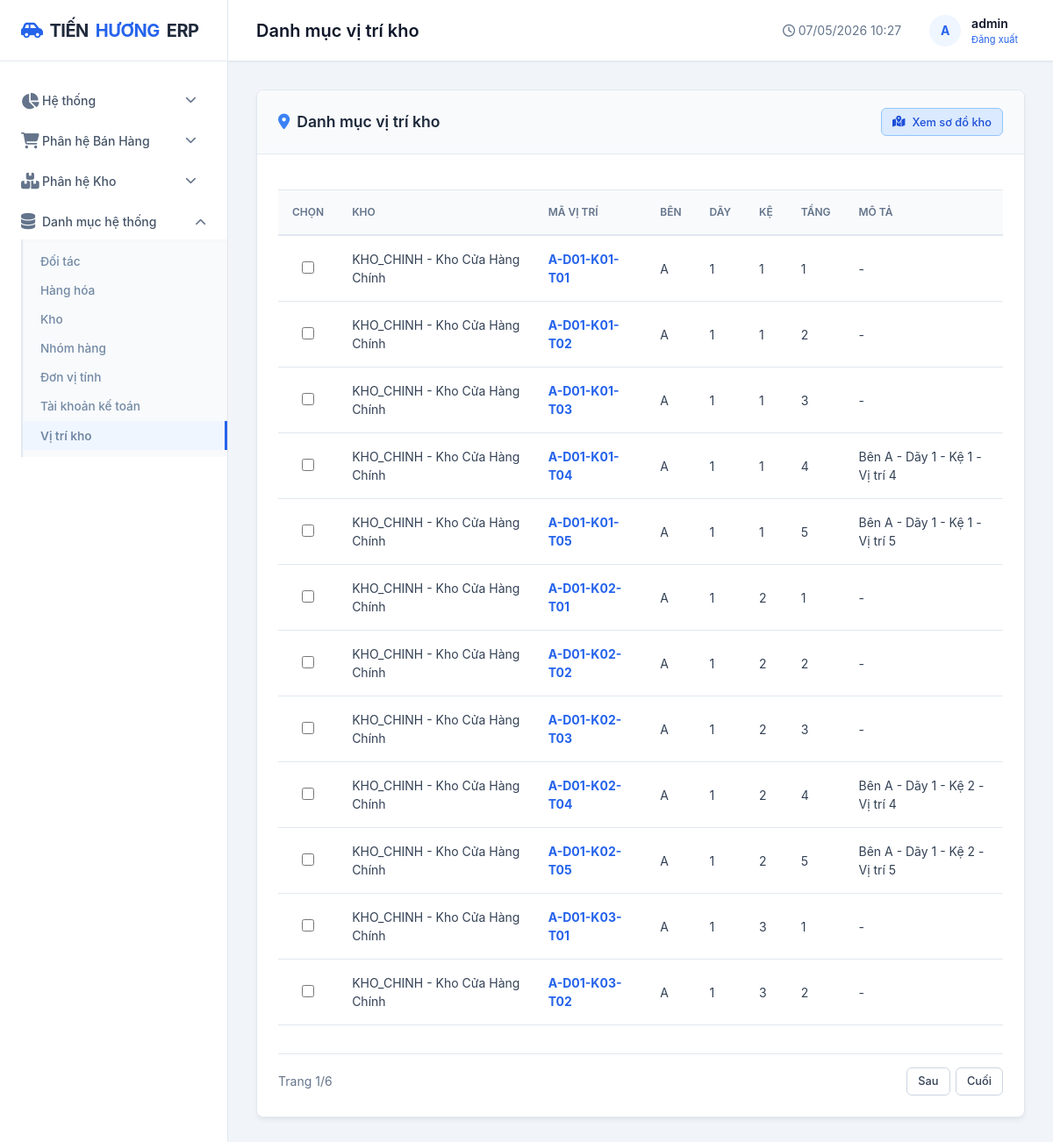
The app's page /danh-muc/vi-tri-kho/ (signed in) with its own data.
### apps/danh_muc/models.py (models this page shows, shortened)
class ViTriKho(models.Model):
    LOAI_O = [
        ("nho", "Nhỏ"),
        ("vua", "Vừa"),
        ("lon", "Lớn"),
        ("nang", "Nặng"),
        ("cong_kenh", "Cồng kềnh"),
    ]
    TRANG_THAI_O = [
        ("hoat_dong", "Hoạt động"),
        ("bao_tri", "Bảo trì"),
        ("khoa", "Khóa"),
    ]
    ma_vi_tri = models.CharField(max_length=20, verbose_name="Mã vị trí")
    mo_ta = models.CharField(max_length=100, blank=True, verbose_name="Mô tả")
    dai_cm = models.DecimalField(max_digits=10, decimal_places=2, default=60, verbose_name="Dài ô (cm)")
    rong_cm = models.DecimalField(max_digits=10, decimal_places=2, default=40, verbose_name="Rộng ô (cm)")
    cao_cm = models.DecimalField(max_digits=10, decimal_places=2, default=35, verbose_name="Cao ô (cm)")
    tai_trong_toi_da_kg = models.DecimalField(max_digits=10, decimal_places=3, default=30, verbose_name="Tải trọng tối đa (kg)")
    loai_o = models.CharField(max_length=20, choices=LOAI_O, default="vua", verbose_name="Loại ô")
    suc_chua_toi_da = models.IntegerField(default=50, verbose_name="Sức chứa tối đa")
    trang_thai = models.CharField(max_length=20, choices=TRANG_THAI_O, default="hoat_dong", verbose_name="Trạng thái")
    kho = models.ForeignKey(Kho, on_delete=models.CASCADE, verbose_name="Kho")
    class Meta:
        db_table = "core_vitrikho"
        verbose_name = "Vị trí kho"
        unique_together = ["kho", "ma_vi_tri"]
        constraints = [
            models.CheckConstraint(
                name="vitrikho_suc_chua_duong",
                condition=models.Q(suc_chua_toi_da__gt=0),
            ),
        ]

class Kho(models.Model):
    ma_kho = models.CharField(max_length=10, unique=True, verbose_name="Mã kho")
    ten_kho = models.CharField(max_length=100, verbose_name="Tên kho")
    dia_chi = models.CharField(max_length=200, blank=True, verbose_name="Địa chỉ")
    trang_thai = models.BooleanField(default=True, verbose_name="Hoạt động")
    class Meta:
        db_table = "core_kho"
        verbose_name = "Kho"
        ordering = ["ma_kho"]

### apps/danh_muc/views.py (the view, shortened to what this page needs)
# urls.py: path('vi-tri-kho/', views.vi_tri_kho_list, name='vi_tri_kho_list'),
@login_required
def vi_tri_kho_list(request):
    q = request.GET.get('q', '').strip()
    kho_id = request.GET.get('kho_id', '').strip()
    ma_pattern = re.compile(r'^(?P<side>[A-Z0-9]+)-D(?P<day>\d+)-K(?P<ke>\d+)-T(?P<tang>\d+)$')
    items = ViTriKho.objects.select_related('kho').all().order_by('kho__ma_kho', 'ma_vi_tri')
    if kho_id:
        items = items.filter(kho_id=kho_id)
    page_obj = _paginate_queryset(request, items)
    items_display = []
    for item in page_obj:
        m = ma_pattern.match((item.ma_vi_tri or '').upper())
        items_display.append({
            'obj': item,
            'side': m.group('side') if m else '-',
            'day': int(m.group('day')) if m else None,
            'ke': int(m.group('ke')) if m else None,
            'tang': int(m.group('tang')) if m else None,
        })
    return render(request, 'core/vi_tri_kho_list.html', {
        'items': page_obj,
        'items_display': items_display,
        'page_obj': page_obj,
        'kho_list': Kho.objects.filter(trang_thai=True).order_by('ma_kho'),
        'q': q,
        'kho_id': kho_id,
        'page_title': 'Danh mục vị trí kho',
        'active_menu': 'vi_tri_kho',
    })

### apps/danh_muc/views.py (called while the page is built)
def _paginate_queryset(request, queryset, per_page=12):
    paginator = Paginator(queryset, per_page)
    return paginator.get_page(request.GET.get("page"))

### templates/core/vi_tri_kho_list.html (shortened to what this page needs)
{% extends 'base.html' %}
{% block content %}
<div class="card">
    <div class="card-header">
        <div class="card-title"><i class="fas fa-map-marker-alt text-info"></i> Danh mục vị trí kho</div>
        <div style="display:flex; gap:8px;">
            <a href="{% url 'so_do_kho' %}" class="btn btn-sm btn-info">
                <i class="fas fa-map-marked-alt"></i> Xem sơ đồ kho
            </a>
        </div>
    </div>
    <div class="px-3 pt-3">
    </div>
    <div class="card-body" data-no-auto-paginate>
        <div class="table-responsive">
            <table class="table">
                <thead>
                    <tr>
                        <th style="width:42px;">Chọn</th>
                        <th>Kho</th>
                        <th>Mã vị trí</th>
                        <th>Bên</th>
                        <th>Dãy</th>
                        <th>Kệ</th>
                        <th>Tầng</th>
                        <th>Mô tả</th>
                    </tr>
                </thead>
                <tbody>
                    {% for row in items_display %}
                    <tr>
                        <td class="text-center">
                            <input type="checkbox" name="selected_vi_tri" class="erp-row-select" value="{{ row.obj.pk }}" data-detail-url="{% url 'chi_tiet_vi_tri' row.obj.pk %}">
                        </td>
                        <td>{{ row.obj.kho.ma_kho }} - {{ row.obj.kho.ten_kho }}</td>
                        <td><a href="{% url 'chi_tiet_vi_tri' row.obj.pk %}" target="_blank"><strong>{{ row.obj.ma_vi_tri }}</strong></a></td>
                        <td>{{ row.side }}</td>
                        <td>{{ row.day|default:'-' }}</td>
                        <td>{{ row.ke|default:'-' }}</td>
                        <td>{{ row.tang|default:'-' }}</td>
                        <td>{{ row.obj.mo_ta|default:'-' }}</td>
                    </tr>
                    {% empty %}
                    <tr><td colspan="8" class="text-center text-muted">Chưa có dữ liệu vị trí kho.</td></tr>
                    {% endfor %}
                </tbody>
            </table>
        </div>
        {% if page_obj and page_obj.paginator.num_pages > 1 %}
        <div class="pagination-bar">
            <div class="text-muted">Trang {{ page_obj.number }}/{{ page_obj.paginator.num_pages }}</div>
            <div class="pagination-actions">
                {% if page_obj.has_next %}
                <a class="btn btn-sm btn-light" href="?q={{ q }}&kho_id={{ kho_id }}&page={{ page_obj.next_page_number }}">Sau</a>
                <a class="btn btn-sm btn-light" href="?q={{ q }}&kho_id={{ kho_id }}&page={{ page_obj.paginator.num_pages }}">Cuối</a>
                {% endif %}
            </div>
        </div>
        {% endif %}
    </div>
</div>
{% endblock %}

### templates/base.html (shortened to what this page needs)
<!DOCTYPE html>
<html lang="vi">
<head>
    <link rel="stylesheet" href="https://cdnjs.cloudflare.com/ajax/libs/font-awesome/6.4.0/css/all.min.css">
    <link href="https://cdn.jsdelivr.net/npm/bootstrap@5.3.0/dist/css/bootstrap.min.css" rel="stylesheet">
    <link rel="stylesheet" href="/static/css/style.css?v=6">
</head>
<body>
    <div class="app-container">
        <aside class="sidebar">
            <div class="sidebar-header">
                <a href="{% url 'dashboard' %}" class="logo">
                    <i class="fas fa-car-side" style="color: var(--accent-color);"></i>
                    TIẾN <span>HƯƠNG</span> ERP
                </a>
            </div>
            <nav class="sidebar-nav">
                <div class="nav-item {% if active_menu == 'dashboard' or active_menu == 'so_cai' or active_menu == 'so_nhat_ky_chung' or active_menu == 'ky_ke_toan' %}open{% endif %}">
                    <a href="#" class="nav-link dropdown-toggle" onclick="toggleSubmenu(event, this)">
                        <i class="fas fa-chart-pie"></i> Hệ thống
                        <i class="fas fa-chevron-down ms-auto"></i>
                    </a>
                </div>
                <div class="nav-item ">
                    <a href="#" class="nav-link dropdown-toggle" onclick="toggleSubmenu(event, this)">
                        <i class="fas fa-shopping-cart"></i> Phân hệ Bán Hàng
                        <i class="fas fa-chevron-down ms-auto"></i>
                    </a>
                </div>
                <div class="nav-item ">
                    <a href="#" class="nav-link dropdown-toggle" onclick="toggleSubmenu(event, this)">
                        <i class="fas fa-boxes"></i> Phân hệ Kho
                        <i class="fas fa-chevron-down ms-auto"></i>
                    </a>
                </div>
                <div class="nav-item {% if active_menu == 'hang_hoa' or active_menu == 'khach_hang' or active_menu == 'kho' or active_menu == 'vi_tri_kho' or active_menu == 'nhom_hang' or active_menu == 'don_vi_tinh' or active_menu == 'tai_khoan_ke_toan' %}open{% endif %}">
                    <a href="#" class="nav-link dropdown-toggle" onclick="toggleSubmenu(event, this)">
                        <i class="fas fa-database"></i> Danh mục hệ thống
                        <i class="fas fa-chevron-down ms-auto"></i>
                    </a>
                    <div class="submenu">
                        <a href="{% url 'kh_list' %}" class="submenu-link {% if active_menu == 'khach_hang' %}active{% endif %}" style="color: #7389a4;">Đối tác</a>
                        <a href="{% url 'hang_hoa_list' %}" class="submenu-link {% if active_menu == 'hang_hoa' %}active{% endif %}" style="color: #7389a4;">Hàng hóa</a>
                        <a href="{% url 'kho_list' %}" class="submenu-link {% if active_menu == 'kho' %}active{% endif %}" style="color: #7389a4;">Kho</a>
                        <a href="{% url 'nhom_hang_list' %}" class="submenu-link {% if active_menu == 'nhom_hang' %}active{% endif %}" style="color: #7389a4;">Nhóm hàng</a>
                        <a href="{% url 'don_vi_tinh_list' %}" class="submenu-link {% if active_menu == 'don_vi_tinh' %}active{% endif %}" style="color: #7389a4;">Đơn vị tính</a>
                        <a href="{% url 'tai_khoan_ke_toan_list' %}" class="submenu-link {% if active_menu == 'tai_khoan_ke_toan' %}active{% endif %}" style="color: #7389a4;">Tài khoản kế toán</a>
                        <a href="{% url 'vi_tri_kho_list' %}" class="submenu-link {% if active_menu == 'vi_tri_kho' %}active{% endif %}" style="color: #7389a4;">Vị trí kho</a>
                    </div>
                </div>
            </nav>
        </aside>
        <main class="main-wrapper">
            <header class="header">
                <div class="header-title">{{ page_title }}</div>
                <div class="header-right">
                    <span class="text-muted"><i class="far fa-clock"></i> {% now "d/m/Y H:i" %}</span>
                    <div class="user-menu">
                        <div class="avatar">
                            {{ user.username|make_list|first|upper|default:"A" }}
                        </div>
                        <div>
                            <div class="fw-semibold">{{ user.username }}</div>
                            <div style="font-size: 11px; color: var(--text-muted);">
                                <form action="{% url 'logout' %}" method="post" style="display:inline;">
                                    <button type="submit" style="background:none; border:none; color:var(--accent-color); cursor:pointer;">Đăng xuất</button>
                                </form>
                            </div>
                        </div>
                    </div>
                </div>
            </header>
            <div class="content">
                {% block content %}{% endblock %}
            </div>
        </main>
    </div>
</body>
</html>

### templates/base.html (style rules this page uses)
.erp-row-select { width: 14px; height: 14px; accent-color: #2f66eb; cursor: pointer; }
.sidebar .nav-link.dropdown-toggle::after { display: none !important; }

### records on screen
ViTriKho: obj.kho.ma_kho "KHO_CHINH", obj.kho.ten_kho "Kho Cửa Hàng Chính", obj.ma_vi_tri "A-D01-K01-T01", side "A", day "1", ke "1", tang "1", obj.mo_ta "-"
ViTriKho: obj.kho.ma_kho "KHO_CHINH", obj.kho.ten_kho "Kho Cửa Hàng Chính", obj.ma_vi_tri "A-D01-K01-T02", side "A", day "1", ke "1", tang "2", obj.mo_ta "-"
ViTriKho: obj.kho.ma_kho "KHO_CHINH", obj.kho.ten_kho "Kho Cửa Hàng Chính", obj.ma_vi_tri "A-D01-K01-T03", side "A", day "1", ke "1", tang "3", obj.mo_ta "-"
ViTriKho: obj.kho.ma_kho "KHO_CHINH", obj.kho.ten_kho "Kho Cửa Hàng Chính", obj.ma_vi_tri "A-D01-K01-T04", side "A", day "1", ke "1", tang "4", obj.mo_ta "Bên A - Dãy 1 - Kệ 1 - Vị trí 4"
ViTriKho: obj.kho.ma_kho "KHO_CHINH", obj.kho.ten_kho "Kho Cửa Hàng Chính", obj.ma_vi_tri "A-D01-K01-T05", side "A", day "1", ke "1", tang "5", obj.mo_ta "Bên A - Dãy 1 - Kệ 1 - Vị trí 5"
ViTriKho: obj.kho.ma_kho "KHO_CHINH", obj.kho.ten_kho "Kho Cửa Hàng Chính", obj.ma_vi_tri "A-D01-K02-T01", side "A", day "1", ke "2", tang "1", obj.mo_ta "-"
ViTriKho: obj.kho.ma_kho "KHO_CHINH", obj.kho.ten_kho "Kho Cửa Hàng Chính", obj.ma_vi_tri "A-D01-K02-T02", side "A", day "1", ke "2", tang "2", obj.mo_ta "-"
ViTriKho: obj.kho.ma_kho "KHO_CHINH", obj.kho.ten_kho "Kho Cửa Hàng Chính", obj.ma_vi_tri "A-D01-K02-T03", side "A", day "1", ke "2", tang "3", obj.mo_ta "-"
ViTriKho: obj.kho.ma_kho "KHO_CHINH", obj.kho.ten_kho "Kho Cửa Hàng Chính", obj.ma_vi_tri "A-D01-K02-T04", side "A", day "1", ke "2", tang "4", obj.mo_ta "Bên A - Dãy 1 - Kệ 2 - Vị trí 4"
ViTriKho: obj.kho.ma_kho "KHO_CHINH", obj.kho.ten_kho "Kho Cửa Hàng Chính", obj.ma_vi_tri "A-D01-K02-T05", side "A", day "1", ke "2", tang "5", obj.mo_ta "Bên A - Dãy 1 - Kệ 2 - Vị trí 5"
ViTriKho: obj.kho.ma_kho "KHO_CHINH", obj.kho.ten_kho "Kho Cửa Hàng Chính", obj.ma_vi_tri "A-D01-K03-T01", side "A", day "1", ke "3", tang "1", obj.mo_ta "-"
ViTriKho: obj.kho.ma_kho "KHO_CHINH", obj.kho.ten_kho "Kho Cửa Hàng Chính", obj.ma_vi_tri "A-D01-K03-T02", side "A", day "1", ke "3", tang "2", obj.mo_ta "-"

### other values on screen
{{ page_title }} "Danh mục vị trí kho"
{{ user.username|make_list|first|upper|default:"A" }} "A"
{{ user.username }} "admin"
{{ page_obj.number }} "1"
{{ page_obj.paginator.num_pages }} "6"
